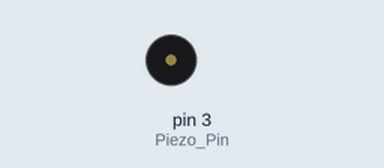
A sketch run on a simulated Arduino Uno, built with avr-gcc and run on an emulated ATmega328P. Shown: buzzer (waves = sounding). Random numbers use the default seed unless the sketch sets one.

Above: at 0.1 s.
Timing chart, 0 to 0.9 s (numbered marks = the images above):
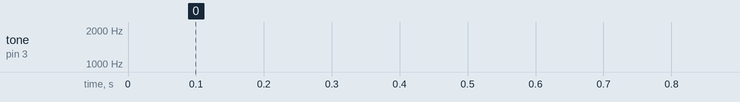

The sketch:

Random_Piezo_Frequency_Generator.ino
```cpp
 const int Piezo_Pin = 3;

 void setup() {

    Serial.begin(9600);
    int reading = analogRead(0); //reads the analog input A0
    randomSeed( reading);
  }
  void loop() {

    int randomFrequency = random(200,2000); //generate random number between 200 and 2000
    tone( Piezo_Pin, randomFrequency);

   // delay(500);
  }
```
